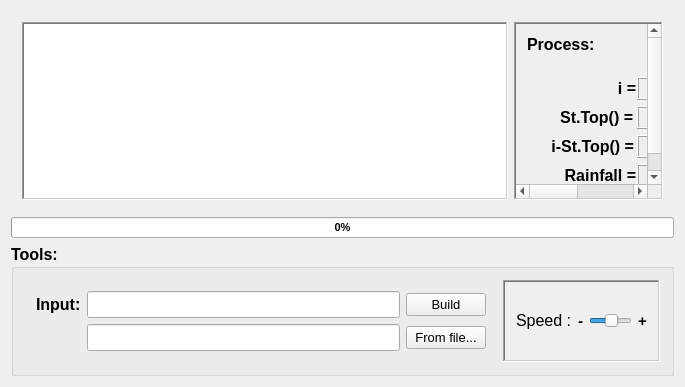
<?xml version="1.0" encoding="UTF-8"?>
<ui version="4.0">
 <class>MainWindow</class>
 <widget class="QMainWindow" name="MainWindow">
  <property name="geometry">
   <rect>
    <x>0</x>
    <y>0</y>
    <width>685</width>
    <height>387</height>
   </rect>
  </property>
  <property name="windowTitle">
   <string>MainWindow</string>
  </property>
  <widget class="QWidget" name="centralWidget">
   <layout class="QVBoxLayout" name="verticalLayout">
    <item>
     <widget class="QWidget" name="wg_lon" native="true">
      <property name="sizePolicy">
       <sizepolicy hsizetype="Expanding" vsizetype="Expanding">
        <horstretch>0</horstretch>
        <verstretch>12</verstretch>
       </sizepolicy>
      </property>
      <layout class="QHBoxLayout" name="horizontalLayout_2">
       <item>
        <widget class="QGraphicsView" name="G_V">
         <property name="sizePolicy">
          <sizepolicy hsizetype="Expanding" vsizetype="Expanding">
           <horstretch>13</horstretch>
           <verstretch>0</verstretch>
          </sizepolicy>
         </property>
         <property name="layoutDirection">
          <enum>Qt::LeftToRight</enum>
         </property>
         <property name="frameShape">
          <enum>QFrame::WinPanel</enum>
         </property>
         <property name="frameShadow">
          <enum>QFrame::Sunken</enum>
         </property>
        </widget>
       </item>
       <item>
        <widget class="QScrollArea" name="scroll_2">
         <property name="sizePolicy">
          <sizepolicy hsizetype="Expanding" vsizetype="Expanding">
           <horstretch>4</horstretch>
           <verstretch>0</verstretch>
          </sizepolicy>
         </property>
         <property name="frameShape">
          <enum>QFrame::WinPanel</enum>
         </property>
         <property name="widgetResizable">
          <bool>true</bool>
         </property>
         <widget class="QWidget" name="scrollAreaWidgetContents_2">
          <property name="geometry">
           <rect>
            <x>0</x>
            <y>0</y>
            <width>287</width>
            <height>193</height>
           </rect>
          </property>
          <layout class="QVBoxLayout" name="verticalLayout_2">
           <item>
            <widget class="QLabel" name="lbl_process">
             <property name="font">
              <font>
               <pointsize>12</pointsize>
               <weight>75</weight>
               <bold>true</bold>
              </font>
             </property>
             <property name="text">
              <string>Process:</string>
             </property>
            </widget>
           </item>
           <item>
            <widget class="QWidget" name="wg_process" native="true">
             <property name="sizePolicy">
              <sizepolicy hsizetype="Expanding" vsizetype="Expanding">
               <horstretch>0</horstretch>
               <verstretch>7</verstretch>
              </sizepolicy>
             </property>
             <property name="font">
              <font>
               <weight>50</weight>
               <bold>false</bold>
               <underline>false</underline>
              </font>
             </property>
            </widget>
           </item>
           <item>
            <widget class="QWidget" name="wg_tinh" native="true">
             <property name="sizePolicy">
              <sizepolicy hsizetype="Preferred" vsizetype="Preferred">
               <horstretch>0</horstretch>
               <verstretch>3</verstretch>
              </sizepolicy>
             </property>
             <layout class="QGridLayout" name="gridLayout_2">
              <property name="bottomMargin">
               <number>9</number>
              </property>
              <property name="horizontalSpacing">
               <number>0</number>
              </property>
              <item row="1" column="6">
               <spacer name="horizontalSpacer_8">
                <property name="orientation">
                 <enum>Qt::Horizontal</enum>
                </property>
                <property name="sizeHint" stdset="0">
                 <size>
                  <width>40</width>
                  <height>20</height>
                 </size>
                </property>
               </spacer>
              </item>
              <item row="1" column="8">
               <spacer name="horizontalSpacer_7">
                <property name="orientation">
                 <enum>Qt::Horizontal</enum>
                </property>
                <property name="sizeHint" stdset="0">
                 <size>
                  <width>40</width>
                  <height>20</height>
                 </size>
                </property>
               </spacer>
              </item>
              <item row="0" column="5">
               <spacer name="verticalSpacer">
                <property name="orientation">
                 <enum>Qt::Vertical</enum>
                </property>
                <property name="sizeHint" stdset="0">
                 <size>
                  <width>20</width>
                  <height>40</height>
                 </size>
                </property>
               </spacer>
              </item>
              <item row="1" column="1">
               <widget class="QLabel" name="lbl_1">
                <property name="font">
                 <font>
                  <pointsize>12</pointsize>
                  <weight>75</weight>
                  <bold>true</bold>
                 </font>
                </property>
                <property name="text">
                 <string>                  i =</string>
                </property>
                <property name="margin">
                 <number>-2</number>
                </property>
               </widget>
              </item>
              <item row="1" column="5">
               <widget class="QLCDNumber" name="lcd_1">
                <property name="font">
                 <font>
                  <pointsize>14</pointsize>
                 </font>
                </property>
                <property name="styleSheet">
                 <string notr="true">QLCDNumber{
	color: #ef0707;
}</string>
                </property>
               </widget>
              </item>
              <item row="2" column="1">
               <widget class="QLabel" name="lbl_2">
                <property name="font">
                 <font>
                  <pointsize>12</pointsize>
                  <weight>75</weight>
                  <bold>true</bold>
                 </font>
                </property>
                <property name="text">
                 <string>     St.Top() =</string>
                </property>
               </widget>
              </item>
              <item row="1" column="3">
               <spacer name="horizontalSpacer">
                <property name="orientation">
                 <enum>Qt::Horizontal</enum>
                </property>
                <property name="sizeHint" stdset="0">
                 <size>
                  <width>40</width>
                  <height>20</height>
                 </size>
                </property>
               </spacer>
              </item>
              <item row="4" column="10">
               <spacer name="horizontalSpacer_6">
                <property name="orientation">
                 <enum>Qt::Horizontal</enum>
                </property>
                <property name="sizeHint" stdset="0">
                 <size>
                  <width>40</width>
                  <height>20</height>
                 </size>
                </property>
               </spacer>
              </item>
              <item row="1" column="9">
               <widget class="QPushButton" name="btn_run">
                <property name="sizePolicy">
                 <sizepolicy hsizetype="Expanding" vsizetype="Expanding">
                  <horstretch>0</horstretch>
                  <verstretch>0</verstretch>
                 </sizepolicy>
                </property>
                <property name="font">
                 <font>
                  <pointsize>9</pointsize>
                  <weight>50</weight>
                  <bold>false</bold>
                 </font>
                </property>
                <property name="styleSheet">
                 <string notr="true">btn_run{
	border: 1px solid red;
}</string>
                </property>
                <property name="text">
                 <string>Run</string>
                </property>
               </widget>
              </item>
              <item row="4" column="3">
               <spacer name="horizontalSpacer_3">
                <property name="orientation">
                 <enum>Qt::Horizontal</enum>
                </property>
                <property name="sizeHint" stdset="0">
                 <size>
                  <width>40</width>
                  <height>20</height>
                 </size>
                </property>
               </spacer>
              </item>
              <item row="2" column="10">
               <spacer name="horizontalSpacer_5">
                <property name="orientation">
                 <enum>Qt::Horizontal</enum>
                </property>
                <property name="sizeHint" stdset="0">
                 <size>
                  <width>40</width>
                  <height>20</height>
                 </size>
                </property>
               </spacer>
              </item>
              <item row="1" column="10">
               <spacer name="horizontalSpacer_4">
                <property name="orientation">
                 <enum>Qt::Horizontal</enum>
                </property>
                <property name="sizeHint" stdset="0">
                 <size>
                  <width>40</width>
                  <height>20</height>
                 </size>
                </property>
               </spacer>
              </item>
              <item row="1" column="2">
               <spacer name="horizontalSpacer_9">
                <property name="orientation">
                 <enum>Qt::Horizontal</enum>
                </property>
                <property name="sizeHint" stdset="0">
                 <size>
                  <width>40</width>
                  <height>20</height>
                 </size>
                </property>
               </spacer>
              </item>
              <item row="4" column="1">
               <widget class="QLabel" name="lbl_4">
                <property name="font">
                 <font>
                  <pointsize>12</pointsize>
                  <weight>75</weight>
                  <bold>true</bold>
                 </font>
                </property>
                <property name="text">
                 <string>      Rainfall =</string>
                </property>
               </widget>
              </item>
              <item row="2" column="3">
               <spacer name="horizontalSpacer_2">
                <property name="orientation">
                 <enum>Qt::Horizontal</enum>
                </property>
                <property name="sizeHint" stdset="0">
                 <size>
                  <width>40</width>
                  <height>20</height>
                 </size>
                </property>
               </spacer>
              </item>
              <item row="3" column="6">
               <spacer name="horizontalSpacer_10">
                <property name="orientation">
                 <enum>Qt::Horizontal</enum>
                </property>
                <property name="sizeHint" stdset="0">
                 <size>
                  <width>40</width>
                  <height>20</height>
                 </size>
                </property>
               </spacer>
              </item>
              <item row="3" column="1">
               <widget class="QLabel" name="lbl_3">
                <property name="font">
                 <font>
                  <pointsize>12</pointsize>
                  <weight>75</weight>
                  <bold>true</bold>
                 </font>
                </property>
                <property name="text">
                 <string>   i-St.Top() =</string>
                </property>
               </widget>
              </item>
              <item row="2" column="9">
               <widget class="QPushButton" name="btn_top">
                <property name="font">
                 <font>
                  <pointsize>9</pointsize>
                  <weight>50</weight>
                  <bold>false</bold>
                 </font>
                </property>
                <property name="text">
                 <string>Stop</string>
                </property>
               </widget>
              </item>
              <item row="3" column="9">
               <widget class="QPushButton" name="pushButton_reset">
                <property name="font">
                 <font>
                  <pointsize>9</pointsize>
                  <weight>50</weight>
                  <bold>false</bold>
                 </font>
                </property>
                <property name="text">
                 <string>Reset</string>
                </property>
               </widget>
              </item>
              <item row="4" column="5">
               <widget class="QLCDNumber" name="lcd_result">
                <property name="font">
                 <font>
                  <pointsize>11</pointsize>
                 </font>
                </property>
               </widget>
              </item>
              <item row="3" column="5">
               <widget class="QLCDNumber" name="lcd_3">
                <property name="font">
                 <font>
                  <pointsize>11</pointsize>
                 </font>
                </property>
               </widget>
              </item>
              <item row="2" column="5">
               <widget class="QLCDNumber" name="lcd_2">
                <property name="font">
                 <font>
                  <pointsize>11</pointsize>
                 </font>
                </property>
               </widget>
              </item>
             </layout>
            </widget>
           </item>
          </layout>
         </widget>
        </widget>
       </item>
      </layout>
     </widget>
    </item>
    <item>
     <widget class="QProgressBar" name="progressBar">
      <property name="sizePolicy">
       <sizepolicy hsizetype="Expanding" vsizetype="Minimum">
        <horstretch>0</horstretch>
        <verstretch>0</verstretch>
       </sizepolicy>
      </property>
      <property name="minimumSize">
       <size>
        <width>20</width>
        <height>0</height>
       </size>
      </property>
      <property name="font">
       <font>
        <pointsize>8</pointsize>
        <weight>75</weight>
        <bold>true</bold>
       </font>
      </property>
      <property name="value">
       <number>0</number>
      </property>
      <property name="alignment">
       <set>Qt::AlignCenter</set>
      </property>
     </widget>
    </item>
    <item>
     <widget class="QGroupBox" name="scroll_1">
      <property name="sizePolicy">
       <sizepolicy hsizetype="Preferred" vsizetype="Expanding">
        <horstretch>7</horstretch>
        <verstretch>0</verstretch>
       </sizepolicy>
      </property>
      <property name="font">
       <font>
        <pointsize>12</pointsize>
        <weight>75</weight>
        <bold>true</bold>
       </font>
      </property>
      <property name="title">
       <string>Tools:</string>
      </property>
      <layout class="QGridLayout" name="gridLayout_3">
       <item row="0" column="0">
        <widget class="QWidget" name="widget" native="true">
         <property name="sizePolicy">
          <sizepolicy hsizetype="Expanding" vsizetype="Preferred">
           <horstretch>9</horstretch>
           <verstretch>0</verstretch>
          </sizepolicy>
         </property>
         <layout class="QGridLayout" name="gridLayout">
          <item row="0" column="2">
           <widget class="QPushButton" name="pushButton_build">
            <property name="font">
             <font>
              <pointsize>10</pointsize>
              <weight>50</weight>
              <bold>false</bold>
             </font>
            </property>
            <property name="text">
             <string>Build</string>
            </property>
           </widget>
          </item>
          <item row="1" column="1">
           <widget class="QLineEdit" name="link_input">
            <property name="readOnly">
             <bool>true</bool>
            </property>
           </widget>
          </item>
          <item row="0" column="0">
           <widget class="QLabel" name="lbl_input">
            <property name="font">
             <font>
              <pointsize>12</pointsize>
             </font>
            </property>
            <property name="text">
             <string>Input:</string>
            </property>
           </widget>
          </item>
          <item row="1" column="2">
           <widget class="QPushButton" name="btn_fromfile">
            <property name="font">
             <font>
              <pointsize>10</pointsize>
              <weight>50</weight>
              <bold>false</bold>
             </font>
            </property>
            <property name="text">
             <string>From file...</string>
            </property>
           </widget>
          </item>
          <item row="0" column="1">
           <widget class="QLineEdit" name="L_editInput">
            <property name="sizePolicy">
             <sizepolicy hsizetype="Expanding" vsizetype="Minimum">
              <horstretch>0</horstretch>
              <verstretch>0</verstretch>
             </sizepolicy>
            </property>
           </widget>
          </item>
         </layout>
        </widget>
       </item>
       <item row="0" column="1">
        <widget class="QScrollArea" name="scroll_horizontal">
         <property name="sizePolicy">
          <sizepolicy hsizetype="Expanding" vsizetype="Ignored">
           <horstretch>3</horstretch>
           <verstretch>0</verstretch>
          </sizepolicy>
         </property>
         <property name="frameShape">
          <enum>QFrame::WinPanel</enum>
         </property>
         <property name="widgetResizable">
          <bool>true</bool>
         </property>
         <widget class="QWidget" name="scrollAreaWidgetContents_3">
          <property name="geometry">
           <rect>
            <x>0</x>
            <y>0</y>
            <width>156</width>
            <height>70</height>
           </rect>
          </property>
          <layout class="QGridLayout" name="gridLayout_4">
           <item row="1" column="2">
            <widget class="QSlider" name="speed">
             <property name="sizePolicy">
              <sizepolicy hsizetype="Expanding" vsizetype="Expanding">
               <horstretch>0</horstretch>
               <verstretch>0</verstretch>
              </sizepolicy>
             </property>
             <property name="minimum">
              <number>1</number>
             </property>
             <property name="maximum">
              <number>2000</number>
             </property>
             <property name="value">
              <number>1100</number>
             </property>
             <property name="sliderPosition">
              <number>1100</number>
             </property>
             <property name="orientation">
              <enum>Qt::Horizontal</enum>
             </property>
            </widget>
           </item>
           <item row="1" column="1">
            <widget class="QLabel" name="label">
             <property name="enabled">
              <bool>true</bool>
             </property>
             <property name="font">
              <font>
               <pointsize>11</pointsize>
              </font>
             </property>
             <property name="text">
              <string>-</string>
             </property>
            </widget>
           </item>
           <item row="1" column="3">
            <widget class="QLabel" name="label_2">
             <property name="enabled">
              <bool>true</bool>
             </property>
             <property name="font">
              <font>
               <pointsize>11</pointsize>
              </font>
             </property>
             <property name="text">
              <string>+</string>
             </property>
            </widget>
           </item>
           <item row="1" column="0">
            <widget class="QLabel" name="lbl_speed">
             <property name="font">
              <font>
               <pointsize>12</pointsize>
               <weight>50</weight>
               <bold>false</bold>
              </font>
             </property>
             <property name="text">
              <string>Speed :</string>
             </property>
            </widget>
           </item>
           <item row="0" column="2">
            <spacer name="verticalSpacer_2">
             <property name="orientation">
              <enum>Qt::Vertical</enum>
             </property>
             <property name="sizeHint" stdset="0">
              <size>
               <width>20</width>
               <height>40</height>
              </size>
             </property>
            </spacer>
           </item>
           <item row="2" column="2">
            <spacer name="verticalSpacer_3">
             <property name="orientation">
              <enum>Qt::Vertical</enum>
             </property>
             <property name="sizeHint" stdset="0">
              <size>
               <width>20</width>
               <height>40</height>
              </size>
             </property>
            </spacer>
           </item>
          </layout>
         </widget>
        </widget>
       </item>
      </layout>
     </widget>
    </item>
   </layout>
  </widget>
 </widget>
 <layoutdefault spacing="6" margin="11"/>
 <resources/>
 <connections/>
</ui>
